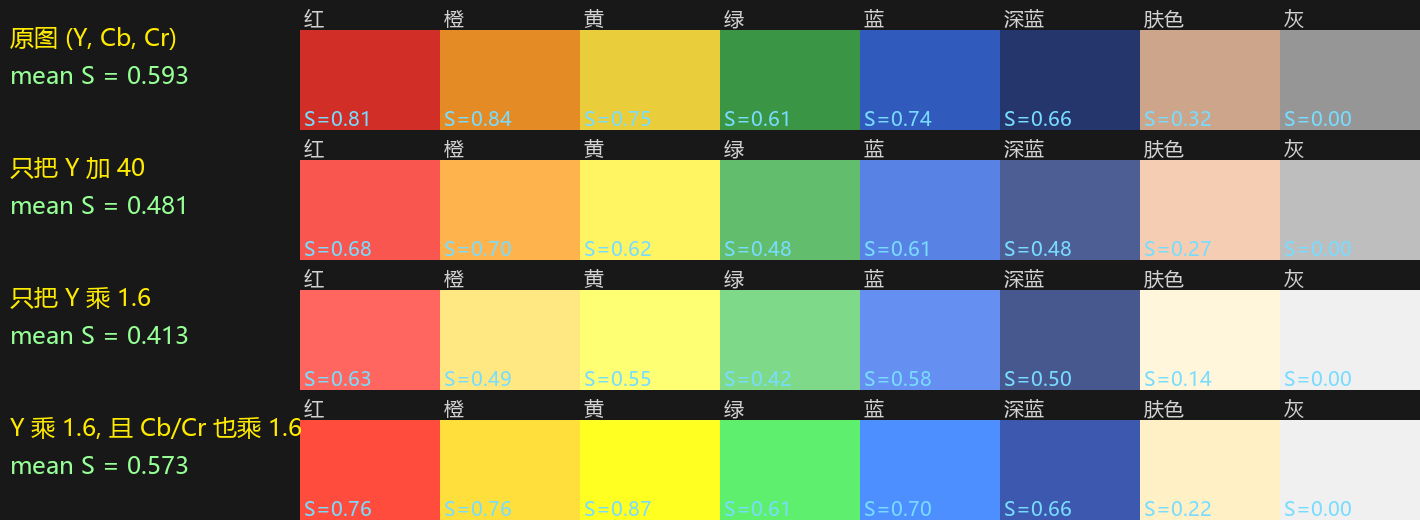

The Python source for this figure:
# -*- coding: utf-8 -*-
"""
patch_demo.py -- 用色块说明"只改 Y 不改 Cb/Cr"为什么会掉饱和度.
每行: 原色块 / 只把 Y 加 40 / 只把 Y 乘 1.6 / 把 Y 乘 1.6 同时把 Cb,Cr 也乘 1.6
"""
import os
import numpy as np
from PIL import Image, ImageDraw, ImageFont

OUT = os.path.dirname(os.path.abspath(__file__))
FONT = r"C:\Windows\Fonts\msyh.ttc"


def rgb2ycc(rgb):
    r, g, b = [rgb[..., i].astype(np.int32) for i in range(3)]
    return [np.clip((77 * r + 150 * g + 29 * b) >> 8, 0, 255),
            np.clip((128 * b - 43 * r - 85 * g + 32768) >> 8, 0, 255),
            np.clip((128 * r - 107 * g - 21 * b + 32768) >> 8, 0, 255)]


def ycc2rgb(y, cb, cr):
    y = y.astype(np.int32); cb = cb.astype(np.int32); cr = cr.astype(np.int32)
    R = (256 * y + 359 * cr - 45952) >> 8
    G = (256 * y + 34688 - 88 * cb - 183 * cr) >> 8
    B = (256 * y + 454 * cb - 58112) >> 8
    return np.stack([np.clip(v, 0, 255) for v in (R, G, B)], -1).astype(np.uint8)


def sat(rgb):
    f = rgb.astype(np.float64)
    mx = f.max(-1); mn = f.min(-1)
    return np.where(mx > 0, (mx - mn) / np.maximum(mx, 1), 0)


COLORS = [(210, 45, 40, "红"), (230, 140, 40, "橙"), (235, 205, 60, "黄"), (60, 150, 70, "绿"),
          (50, 90, 190, "蓝"), (40, 55, 110, "深蓝"), (205, 165, 140, "肤色"), (150, 150, 150, "灰")]
PW, PH, LM = 140, 130, 300
img = Image.new("RGB", (LM + PW * len(COLORS), PH * 4), (24, 24, 24))
dr = ImageDraw.Draw(img)
f_big = ImageFont.truetype(FONT, 24)
f_sm = ImageFont.truetype(FONT, 20)

rows = [
    ("原图 (Y, Cb, Cr)", "mean S = %.3f", lambda y, cb, cr: (y, cb, cr)),
    ("只把 Y 加 40", "mean S = %.3f", lambda y, cb, cr: (np.clip(y + 40, 0, 255), cb, cr)),
    ("只把 Y 乘 1.6", "mean S = %.3f", lambda y, cb, cr: (np.clip(np.round(y * 1.6), 0, 255), cb, cr)),
    ("Y 乘 1.6, 且 Cb/Cr 也乘 1.6", "mean S = %.3f",
     lambda y, cb, cr: (np.clip(np.round(y * 1.6), 0, 255),
                        np.clip(np.round(128 + (cb.astype(float) - 128) * 1.6), 0, 255).astype(np.uint8),
                        np.clip(np.round(128 + (cr.astype(float) - 128) * 1.6), 0, 255).astype(np.uint8))),
]

for ri, (title, fmt, fn) in enumerate(rows):
    sats = []
    for ci, (r, g, b, name) in enumerate(COLORS):
        patch = np.full((8, 8, 3), (r, g, b), np.uint8)
        y, cb, cr = rgb2ycc(patch)
        y2, cb2, cr2 = fn(y, cb, cr)
        out = ycc2rgb(y2, cb2, cr2)
        sats.append(float(sat(out).mean()))
        img.paste(Image.fromarray(np.tile(out[:1, :1], (PH - 30, PW, 1))),
                  (LM + ci * PW, ri * PH + 30))
        dr.text((LM + ci * PW + 4, ri * PH + 4), name, font=f_sm, fill=(210, 210, 210))
    dr.text((10, ri * PH + 20), title, font=f_big, fill=(255, 235, 0))
    dr.text((10, ri * PH + 58), fmt % np.mean(sats), font=f_big, fill=(150, 255, 150))
    for ci, s in enumerate(sats):
        dr.text((LM + ci * PW + 4, ri * PH + PH - 26), f"S={s:.2f}", font=f_sm,
                fill=(120, 220, 255))
img.save(os.path.join(OUT, "patch_demo.png"))
print("saved", os.path.join(OUT, "patch_demo.png"))
